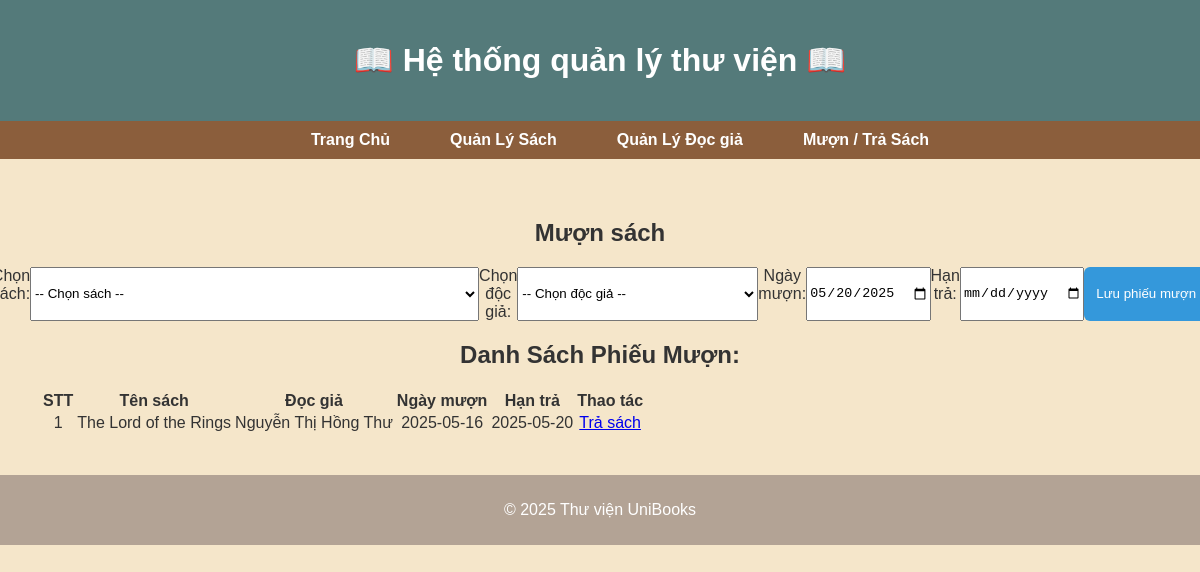
/loans/loans_borrow.php, run on an earlier commit of the app's database.
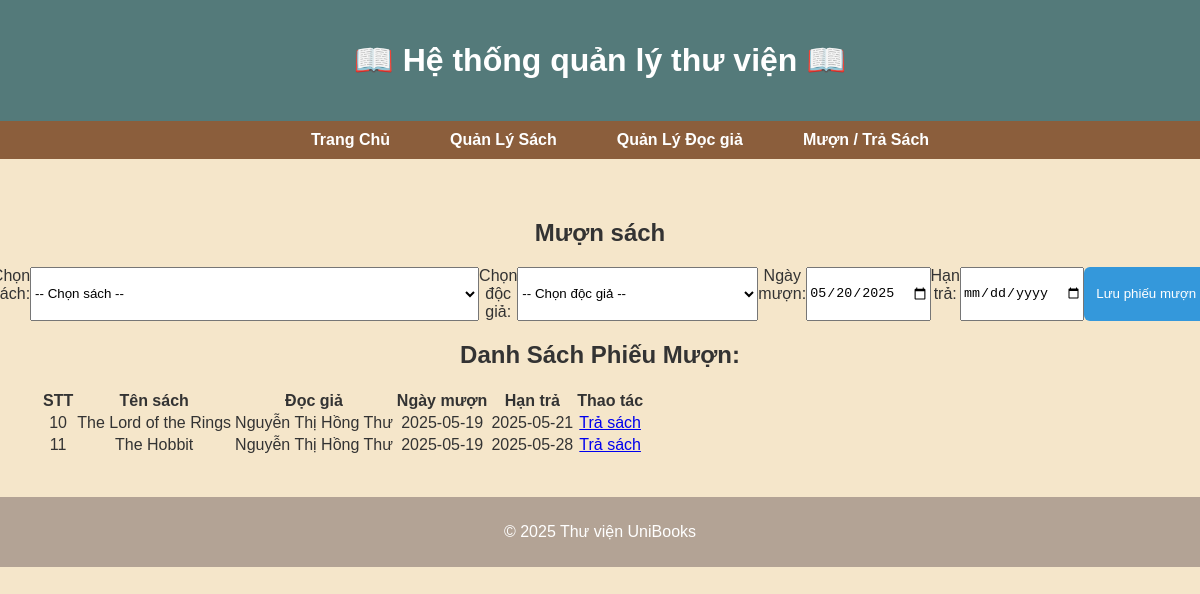
And on a later commit of the database.
### tables this page shows
CREATE TABLE `loans` (
  `id` int(11) NOT NULL,
  `book_id` varchar(11) DEFAULT NULL,
  `student_id` varchar(20) DEFAULT NULL,
  `borrow_date` date DEFAULT NULL,
  `return_date` date DEFAULT NULL,
  `status` enum('pending','approved','returned') DEFAULT 'pending',
  `approved_at` datetime DEFAULT NULL,
  `approved_by` varchar(50) DEFAULT NULL,
  `returned_at` date DEFAULT NULL
);

CREATE TABLE `books` (
  `id` varchar(11) NOT NULL,
  `images` varchar(500) DEFAULT NULL,
  `title` varchar(255) DEFAULT NULL,
  `author` varchar(255) DEFAULT NULL,
  `category` varchar(100) DEFAULT NULL,
  `publish_year` int(11) DEFAULT NULL,
  `summary` text DEFAULT NULL,
  `status` enum('available','borrowed') DEFAULT 'available'
);

CREATE TABLE `users` (
  `masv` varchar(10) NOT NULL,
  `username` varchar(50) NOT NULL,
  `password` varchar(255) NOT NULL,
  `email` varchar(100) DEFAULT NULL,
  `role` enum('user','admin') NOT NULL DEFAULT 'user',
  `created_at` datetime DEFAULT current_timestamp()
);

### loans/loans_borrow.php (the view, shortened to what this page needs)
<?php
require_once '../database/db.php';
include("../includes/header.php");
include("../includes/nav.php");
$loans = [];
try {
    $sql = "SELECT l.id, b.title, u.username AS reader_name, l.borrow_date, l.return_date, l.status
        FROM loans l
        JOIN books b ON l.book_id = b.id
        JOIN users u ON l.student_id = u.masv
        WHERE l.status IN ('pending', 'approved')
        ORDER BY l.borrow_date DESC";
    $stmt = $pdo->query($sql);
    $loans = $stmt->fetchAll(PDO::FETCH_ASSOC);
} catch (PDOException $e) {
    $error_message = "Lỗi truy vấn: " . $e->getMessage();
}
?>
<main>
  <h2>Mượn sách</h2>
  <form action="loans_borrow.php" method="POST" class="form-box">
    <label for="book_id">Chọn sách:</label>
    <select name="book_id" id="book_id" required>
      <option value="">-- Chọn sách --</option>
    </select>
    <label for="student_id">Chọn độc giả:</label>
    <select name="student_id" id="student_id" required>
      <option value="">-- Chọn độc giả --</option>
    </select>
    <label for="borrow_date">Ngày mượn:</label>
    <input type="date" name="borrow_date" id="borrow_date" value="<?= date('Y-m-d') ?>" required>
    <label for="return_date">Hạn trả:</label>
    <input type="date" name="return_date" id="return_date" required>
    <input type="submit" name="borrow_submit" value="Lưu phiếu mượn" class="btn">
  </form>
  <h2>Danh Sách Phiếu Mượn:</h2>
  <?php if (!empty($loans)): ?>
    <table>
      <thead>
        <tr>
          <th>STT</th>
          <th>Tên sách</th>
          <th>Đọc giả</th>
          <th>Ngày mượn</th>
          <th>Hạn trả</th>
          <th>Thao tác</th>
        </tr>
      </thead>
      <tbody>
        <?php foreach ($loans as $loan): ?>
        <tr>
          <td><?= htmlspecialchars($loan['id']) ?></td>
          <td><?= htmlspecialchars($loan['title']) ?></td>
          <td><?= htmlspecialchars($loan['reader_name']) ?></td>
          <td><?= htmlspecialchars($loan['borrow_date']) ?></td>
          <td><?= htmlspecialchars($loan['return_date']) ?></td>
          <td>
            <?php if ($loan['status'] === 'pending'): ?>
              <a href="loans_approve.php?id=<?= htmlspecialchars($loan['id']) ?>" onclick="return confirm('Bạn có muốn duyệt phiếu này không?')">Duyệt</a>
            <?php elseif ($loan['status'] === 'approved'): ?>
              <a href="loans_return.php?id=<?= htmlspecialchars($loan['id']) ?>" onclick="return confirm('Bạn có chắc muốn trả sách này không?')">Trả sách</a>
            <?php else: ?>
              <span style="color:gray">Đã trả</span>
            <?php endif; ?>
          </td>
        </tr>
        <?php endforeach; ?>
      </tbody>
    </table>
  <?php else: ?>
    <p>Không có phiếu mượn nào đang chờ duyệt.</p>
  <?php endif; ?>
</main>
<?php include("../includes/footer.php"); ?>

### includes/header.php (shortened to what this page needs)
<?php
$base_url = '/LIBRARY/';
?>
<!DOCTYPE html>
<html lang="vi">
<head>
    <link rel="stylesheet" href="<?= $base_url ?>assets/styles.css">
</head>
<body>
    <header>
        <?php if (isset($_SESSION['role']) && $_SESSION['role'] === 'user'): ?>
            <h1>📚 Danh sách sách hiện có:</h1>
        <?php else: ?>
            <h1>📖 Hệ thống quản lý thư viện 📖</h1>
        <?php endif; ?>
    </header>

### includes/nav.php (shortened to what this page needs)
<nav>
  <ul>
  <li>
        <li><a href="<?= $base_url ?>index.php">Trang Chủ</a></li>
        <li><a href="<?= $base_url ?>books/books_list.php">Quản Lý Sách</a></li>
        <li><a href="<?= $base_url ?>users/user_list.php">Quản Lý Đọc giả</a></li>
        <li><a href="<?= $base_url ?>loans/loans_borrow.php">Mượn / Trả Sách</a></li>
  </ul>
</nav>

### includes/footer.php
<footer>
    <p>&copy; <?= date('Y') ?> Thư viện UniBooks</p>
</footer>
    </body>
</html>

### assets/styles.css (style rules this page uses)
:root { --bg-img: url('../public/BG-img-register.jpg');; }
body { font-family: Arial, sans-serif; background-color: #F5E6CA; color: #333; margin: 0; padding: 0; }
header { background-color: #547A7A; color: white; padding: 20px; text-align: center; }
nav ul { list-style-type: none; padding: 0; background-color: #8B5E3C; margin: 0; display: flex; justify-content: center; }
nav li { margin: 0 20px; }
nav a { color: white; text-decoration: none; font-weight: bold; display: block; padding: 10px; }
main { text-align: center; padding: 40px; }
footer { background-color: #B3A395; color: white; text-align: center; padding: 10px; }
.form-box { width: 100%; height: fit-content; display: flex; justify-content: center; }
.btn { padding: 6px 12px; background-color: #3498db; color: white; border: none; border-radius: 6px; text-decoration: none; }

What changed in the data, as far as the page shows it:
removed loans: id "1", book.title "The Lord of the Rings", student.username "Nguyễn Thị Hồng Thư", borrow_date "2025-05-16", return_date "2025-05-20"
added loans: id "10", book.title "The Lord of the Rings", student.username "Nguyễn Thị Hồng Thư", borrow_date "2025-05-19", return_date "2025-05-21"
added loans: id "11", book.title "The Hobbit", student.username "Nguyễn Thị Hồng Thư", borrow_date "2025-05-19", return_date "2025-05-28"
